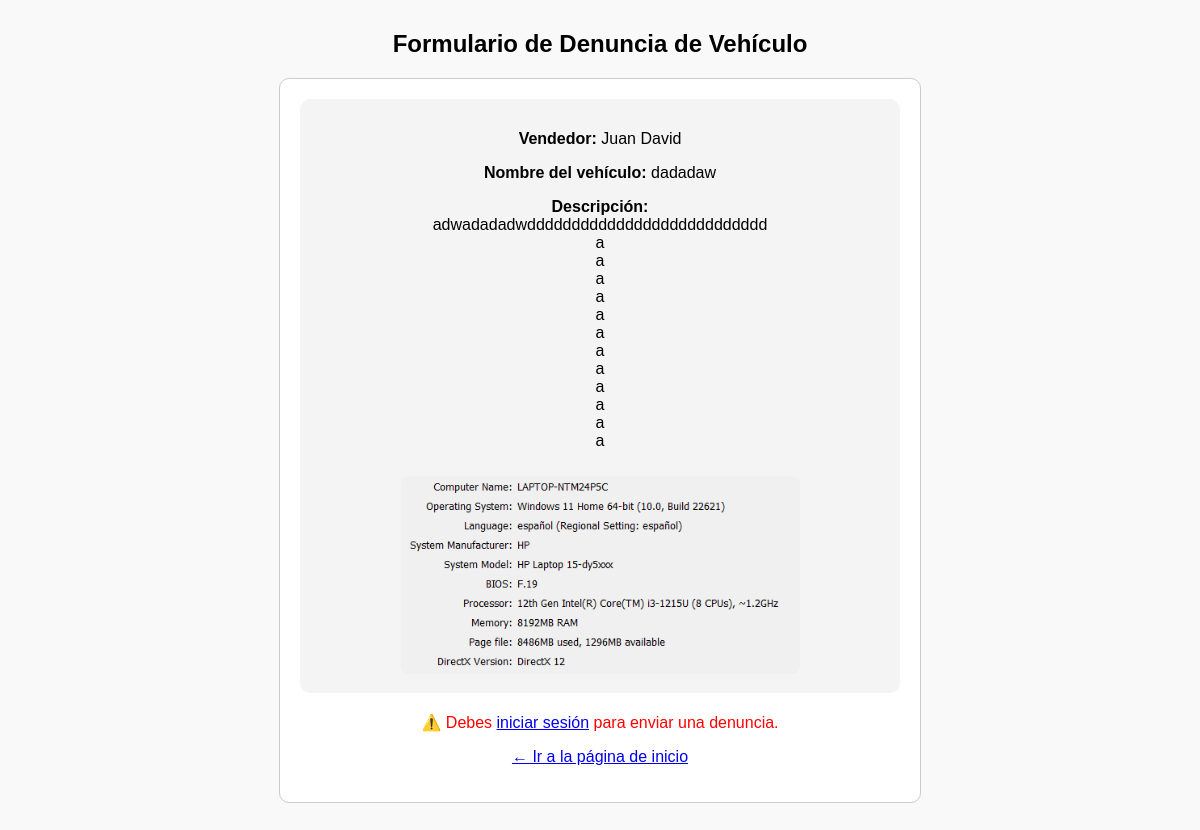
The page /denuncias.php?id=11 on the database its author committed.
### tables this page shows
CREATE TABLE `autos` (
  `id` int(11) NOT NULL,
  `usuario` varchar(100) NOT NULL,
  `nombre` varchar(100) NOT NULL,
  `descripcion` text DEFAULT NULL,
  `precio` varchar(50) DEFAULT NULL,
  `estrellas` int(11) DEFAULT 5,
  `imagen` varchar(255) DEFAULT NULL,
  `fecha_creacion` timestamp NOT NULL DEFAULT current_timestamp(),
  `categoria` varchar(50) DEFAULT 'General',
  `ubicacion` varchar(255) DEFAULT NULL
);

### denuncias.php (the view, shortened to what this page needs)
<?php
require 'conexion.php';
$id = $_GET['id'] ?? 0;
$stmt = $conn->prepare("SELECT * FROM autos WHERE id = ?");
$stmt->bind_param("i", $id);
$stmt->execute();
$result = $stmt->get_result();
$auto = $result->fetch_assoc();
?>
<!DOCTYPE html>
<html lang="es">
<head>
</head>
<body>
  <center>
    <h2>Formulario de Denuncia de Vehículo</h2>
  <form method="post">
    <div class="auto-info">
      <p><strong>Vendedor:</strong> <?php echo htmlspecialchars($auto['usuario']); ?></p>
      <p><strong>Nombre del vehículo:</strong> <?php echo htmlspecialchars($auto['nombre']); ?></p>
      <p><strong>Descripción:</strong><br><?php echo nl2br(htmlspecialchars($auto['descripcion'])); ?></p>
      <img src="<?php echo htmlspecialchars($auto['imagen']); ?>" alt="Imagen del vehículo">
    </div>
    <?php if (!isset($_SESSION['usuario'])): ?>
      <p class="error">⚠️ Debes <a href="login.php">iniciar sesión</a> para enviar una denuncia.</p>
    <?php endif; ?>
    <p><a href="index.php">← Ir a la página de inicio</a></p>
  </form>
</center>
</body>
</html>

### denuncias.php (style rules this page uses)
body { font-family: Arial, sans-serif; margin: 30px; background-color: #f9f9f9; }
form { max-width: 600px; margin: auto; padding: 20px; border: 1px solid #ccc; border-radius: 10px; background-color: #fff; }
.error { color: red; }
.auto-info { background-color: #f4f4f4; padding: 15px; border-radius: 10px; margin-bottom: 20px; }
.auto-info img { max-width: 70%; border-radius: 8px; margin-top: 10px; }

### rows shown on the page
autos: usuario "Juan David", nombre "dadadaw", descripcion "adwadadadwddddddddddddddddddddddddddd a a a a a a a a a a a a", imagen (picture)
